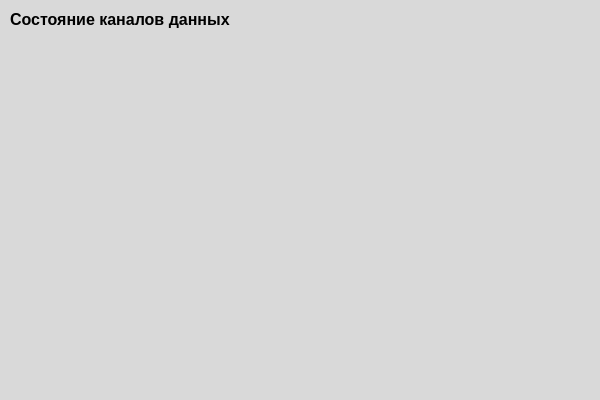
<?xml version="1.0" encoding="UTF-8"?>
<ui version="4.0">
 <class>StateOfDataChannels</class>
 <widget class="QWidget" name="StateOfDataChannels">
  <property name="geometry">
   <rect>
    <x>0</x>
    <y>0</y>
    <width>600</width>
    <height>400</height>
   </rect>
  </property>
  <property name="windowTitle">
   <string>Form</string>
  </property>
  <property name="styleSheet">
   <string notr="true">background-color: rgb(217, 217, 217);</string>
  </property>
  <widget class="QLabel" name="label">
   <property name="geometry">
    <rect>
     <x>10</x>
     <y>10</y>
     <width>221</width>
     <height>18</height>
    </rect>
   </property>
   <property name="font">
    <font>
     <pointsize>12</pointsize>
     <bold>true</bold>
    </font>
   </property>
   <property name="styleSheet">
    <string notr="true">color: rgb(0, 0, 0);</string>
   </property>
   <property name="text">
    <string>Состояние каналов данных</string>
   </property>
  </widget>
  <widget class="QWidget" name="horizontalLayoutWidget">
   <property name="geometry">
    <rect>
     <x>20</x>
     <y>50</y>
     <width>561</width>
     <height>321</height>
    </rect>
   </property>
   <layout class="QHBoxLayout" name="horizontalLayout"/>
  </widget>
 </widget>
 <resources/>
 <connections/>
</ui>
